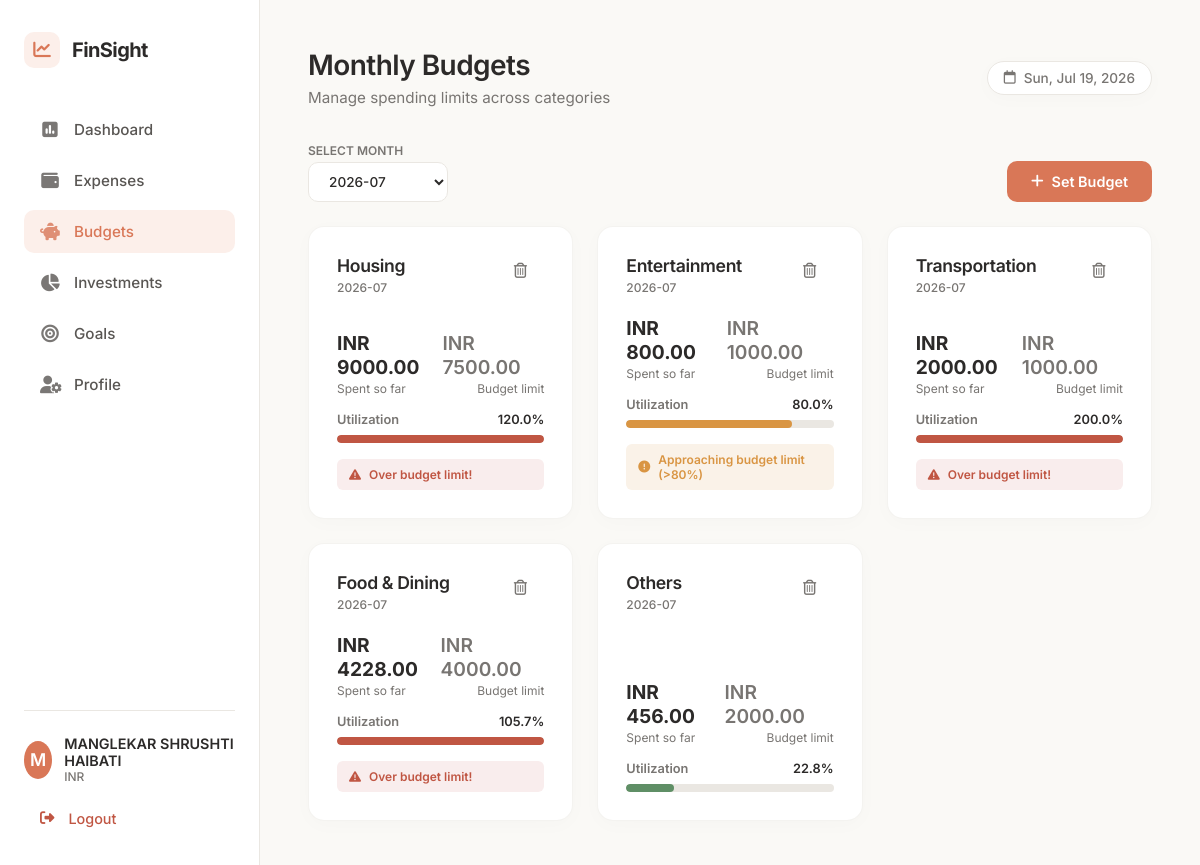
The page /budgets (signed in) on the database its author committed.
### models.py (models this page shows, shortened)
class User(db.Model):
    __tablename__ = 'users'
    id = db.Column(db.Integer, primary_key=True)
    name = db.Column(db.String(100), nullable=False)
    email = db.Column(db.String(120), unique=True, nullable=False, index=True)
    password_hash = db.Column(db.String(255), nullable=False)
    monthly_income = db.Column(db.Float, default=0.0, nullable=False)
    currency = db.Column(db.String(10), default='INR', nullable=False)
    created_at = db.Column(db.DateTime, default=datetime.utcnow, nullable=False)
    categories = db.relationship('Category', backref='user', lazy=True, cascade="all, delete-orphan")
    transactions = db.relationship('Transaction', backref='user', lazy=True, cascade="all, delete-orphan")
    budgets = db.relationship('Budget', backref='user', lazy=True, cascade="all, delete-orphan")
    investments = db.relationship('Investment', backref='user', lazy=True, cascade="all, delete-orphan")
    goals = db.relationship('Goal', backref='user', lazy=True, cascade="all, delete-orphan")

class Category(db.Model):
    __tablename__ = 'categories'
    id = db.Column(db.Integer, primary_key=True)
    user_id = db.Column(db.Integer, db.ForeignKey('users.id', ondelete='CASCADE'), nullable=False)
    name = db.Column(db.String(100), nullable=False)
    type = db.Column(db.String(20), nullable=False) # 'Income' or 'Expense'
    created_at = db.Column(db.DateTime, default=datetime.utcnow, nullable=False)
    transactions = db.relationship('Transaction', backref='category', lazy=True, cascade="all, delete-orphan")
    budgets = db.relationship('Budget', backref='category', lazy=True, cascade="all, delete-orphan")

class Budget(db.Model):
    __tablename__ = 'budgets'
    id = db.Column(db.Integer, primary_key=True)
    user_id = db.Column(db.Integer, db.ForeignKey('users.id', ondelete='CASCADE'), nullable=False)
    category_id = db.Column(db.Integer, db.ForeignKey('categories.id', ondelete='CASCADE'), nullable=False)
    amount = db.Column(db.Float, nullable=False)
    month = db.Column(db.String(7), nullable=False) # YYYY-MM format
    created_at = db.Column(db.DateTime, default=datetime.utcnow, nullable=False)

### app.py (the view, shortened to what this page needs)
@app.route('/budgets', methods=['GET', 'POST'])
@login_required
def budgets():
    filter_month = request.args.get('month', datetime.date.today().strftime('%Y-%m')).strip()
    if not re.match(r'^\d{4}-\d{2}$', filter_month):
        filter_month = datetime.date.today().strftime('%Y-%m')
    year, m = map(int, filter_month.split('-'))
    last_day = calendar.monthrange(year, m)[1]
    start_date = datetime.date(year, m, 1)
    end_date = datetime.date(year, m, last_day)
    user_budgets = Budget.query.filter_by(user_id=g.user.id, month=filter_month).all()
    budget_details = []
    for b in user_budgets:
        spent_sum = db.session.query(db.func.sum(Transaction.amount)).filter(
            Transaction.user_id == g.user.id,
            Transaction.category_id == b.category_id,
            Transaction.type == 'Expense',
            Transaction.transaction_date >= start_date,
            Transaction.transaction_date <= end_date
        ).scalar()
        spent = spent_sum if spent_sum else 0.0
        percentage = (spent / b.amount) * 100 if b.amount > 0 else 0.0
        status_color = 'success'
        if percentage >= 100:
            status_color = 'danger'
        elif percentage >= 80:
            status_color = 'warning'
        budget_details.append({
            'budget': b,
            'category_name': b.category.name if b.category else "Others",
            'spent': spent,
            'percentage': percentage,
            'status_color': status_color
        })
    expense_categories = Category.query.filter_by(user_id=g.user.id, type='Expense').order_by(Category.name.asc()).all()
    all_budget_months = db.session.query(Budget.month).filter_by(
        user_id=g.user.id
    ).distinct().all()
    budget_months = sorted(
        list(set(bm[0] for bm in all_budget_months if bm[0])),
        reverse=True
    )
    if filter_month not in budget_months:
        budget_months.insert(0, filter_month)
    default_month = datetime.date.today().strftime('%Y-%m')
    return render_template(
        'budgets.html',
        budget_details=budget_details,
        expense_categories=expense_categories,
        filter_month=filter_month,
        budget_months=budget_months,
        default_month=default_month
    )

### app.py (called while the page is built)
def login_required(f):
    @wraps(f)
    def decorated_function(*args, **kwargs):
        if 'user_id' not in session:
            flash('Please login to access this page.', 'warning')
            return redirect(url_for('login', next=request.url))
        return f(*args, **kwargs)
    return decorated_function

@app.before_request
def load_logged_in_user():
    user_id = session.get('user_id')
    if user_id is None:
        g.user = None
    else:
        g.user = User.query.get(user_id)

### templates/budgets.html (shortened to what this page needs)
{% extends 'base.html' %}
{% block header_title %}Monthly Budgets{% endblock %}
{% block header_subtitle %}Manage spending limits across categories{% endblock %}
{% block content %}
<div class="budgets-container animate-fade-in-up">
    <div class="action-bar">
        <form method="GET" action="{{ url_for('budgets') }}" class="filter-form">
            <div class="filter-group">
                <label for="filter_month">Select Month</label>
                <select name="month" id="filter_month" onchange="this.form.submit()">
                    {% for bm in budget_months %}
                    <option value="{{ bm }}" {% if filter_month == bm %}selected{% endif %}>{{ bm }}</option>
                    {% endfor %}
                </select>
            </div>
        </form>
        <button onclick="toggleAddForm()" class="btn btn-primary">
            <i class="fa-solid fa-plus"></i> Set Budget
        </button>
    </div>
    <div class="budgets-list-grid">
        {% if budget_details %}
            {% for detail in budget_details %}
            <div class="card budget-card animate-fade-in">
                <div class="budget-card-header">
                    <div class="budget-info">
                        <h3>{{ detail.category_name }}</h3>
                        <span class="budget-month-label">{{ detail.budget.month }}</span>
                    </div>
                    <div class="budget-actions">
                        <form method="POST" action="{{ url_for('delete_budget', budget_id=detail.budget.id) }}" onsubmit="return confirm('Are you sure you want to delete this budget?')">
                            <button type="submit" class="btn btn-icon btn-delete" title="Delete Budget">
                                <i class="fa-regular fa-trash-can"></i>
                            </button>
                        </form>
                    </div>
                </div>
                <div class="budget-card-body">
                    <div class="budget-amounts">
                        <div class="amount-spent">
                            <span class="spent-value">{{ g.user.currency }} {{ "%.2f"|format(detail.spent) }}</span>
                            <span class="label">Spent so far</span>
                        </div>
                        <div class="amount-limit">
                            <span class="limit-value">{{ g.user.currency }} {{ "%.2f"|format(detail.budget.amount) }}</span>
                            <span class="label">Budget limit</span>
                        </div>
                    </div>
                    <div class="progress-wrapper">
                        <div class="progress-bar-label">
                            <span>Utilization</span>
                            <span class="pct-value">{{ "%.1f"|format(detail.percentage) }}%</span>
                        </div>
                        <div class="progress-container">
                            <div class="progress-bar {{ detail.status_color }}"
                                 data-width="{{ detail.percentage }}" style="width: 0%"></div>
                        </div>
                    </div>
                    {% if detail.percentage >= 100 %}
                    <div class="budget-alert-badge danger">
                        <i class="fa-solid fa-triangle-exclamation"></i> Over budget limit!
                    </div>
                    {% elif detail.percentage >= 80 %}
                    <div class="budget-alert-badge warning">
                        <i class="fa-solid fa-circle-exclamation"></i> Approaching budget limit (>80%)
                    </div>
                    {% endif %}
                </div>
            </div>
            {% endfor %}
        {% endif %}
    </div>
</div>
{% endblock %}

### templates/base.html (shortened to what this page needs)
<!DOCTYPE html>
<html lang="en">
<head>
    <link rel="stylesheet" href="https://cdnjs.cloudflare.com/ajax/libs/font-awesome/6.4.0/css/all.min.css">
    <link rel="stylesheet" href="{{ url_for('static', filename='css/style.css') }}">
</head>
<body>
    <div class="app-container {% if not g.user %}auth-layout{% endif %}">
        {% if g.user %}
        <aside class="sidebar">
            <div class="sidebar-header">
                <div class="logo">
                    <span class="logo-icon"><i class="fa-solid fa-chart-line"></i></span>
                    <span class="logo-text">FinSight</span>
                </div>
            </div>
            <nav class="sidebar-nav">
                <a href="{{ url_for('dashboard') }}" class="nav-item {% if request.path == '/dashboard' %}active{% endif %}">
                    <i class="fa-solid fa-square-poll-vertical"></i>
                    <span>Dashboard</span>
                </a>
                <a href="{{ url_for('expenses') }}" class="nav-item {% if request.path == '/expenses' %}active{% endif %}">
                    <i class="fa-solid fa-wallet"></i>
                    <span>Expenses</span>
                </a>
                <a href="{{ url_for('budgets') }}" class="nav-item {% if request.path.startswith('/budgets') %}active{% endif %}">
                    <i class="fa-solid fa-piggy-bank"></i>
                    <span>Budgets</span>
                </a>
                <a href="{{ url_for('investments') }}" class="nav-item {% if request.path.startswith('/investments') %}active{% endif %}">
                    <i class="fa-solid fa-chart-pie"></i>
                    <span>Investments</span>
                </a>
                <a href="{{ url_for('goals') }}" class="nav-item {% if request.path.startswith('/goals') %}active{% endif %}">
                    <i class="fa-solid fa-bullseye"></i>
                    <span>Goals</span>
                </a>
                <a href="{{ url_for('profile') }}" class="nav-item {% if request.path == '/profile' %}active{% endif %}">
                    <i class="fa-solid fa-user-gear"></i>
                    <span>Profile</span>
                </a>
            </nav>
            <div class="sidebar-footer">
                <div class="user-pill">
                    <div class="user-avatar">
                        {{ g.user.name[0] | upper if g.user.name else 'U' }}
                    </div>
                    <div class="user-info">
                        <span class="user-name">{{ g.user.name }}</span>
                        <span class="user-currency">{{ g.user.currency }}</span>
                    </div>
                </div>
                <a href="{{ url_for('logout') }}" class="logout-btn">
                    <i class="fa-solid fa-right-from-bracket"></i>
                    <span>Logout</span>
                </a>
            </div>
        </aside>
        {% endif %}
        <main class="main-content">
            {% if g.user %}
            <header class="main-header">
                <div class="header-title">
                    <h1>{% block header_title %}Dashboard{% endblock %}</h1>
                    <p class="header-subtitle">{% block header_subtitle %}Welcome back, {{ g.user.name }}{% endblock %}</p>
                </div>
                <div class="header-actions">
                    <span class="date-badge"><i class="fa-regular fa-calendar"></i> <span id="currentDate"></span></span>
                </div>
            </header>
            {% endif %}
            <div class="content-body">
                {% block content %}{% endblock %}
            </div>
        </main>
    </div>
</body>
</html>

### rows shown on the page
User: user "M", user.name "MANGLEKAR SHRUSHTI HAIBATI", user.currency "INR"
Category: category_name "Housing", budget.month "2026-07", spent "9000.00", percentage "120.0", shows "Over budget limit!"
Budget: budget.amount "7500.00"
Category: category_name "Entertainment", budget.month "2026-07", spent "800.00", percentage "80.0", shows "Approaching budget limit (>80%)"
Budget: budget.amount "1000.00"
Category: category_name "Transportation", budget.month "2026-07", spent "2000.00", percentage "200.0", shows "Over budget limit!"
Budget: budget.amount "1000.00"
Category: category_name "Food & Dining", budget.month "2026-07", spent "4228.00", percentage "105.7", {{ detail.percentage }} 105.69999999999999 (drawn), shows "Over budget limit!"
Budget: budget.amount "4000.00"
Category: category_name "Others", budget.month "2026-07", spent "456.00", percentage "22.8"
Budget: budget.amount "2000.00"

### other values the page prints
form field month "2026-07"
